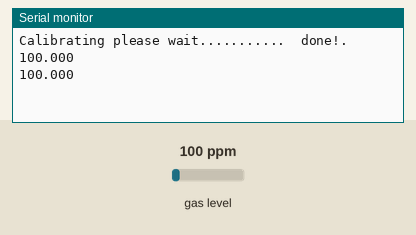
A sketch run on a simulated Arduino Uno, built with avr-gcc and run on an emulated ATmega328P. On the bench: the last lines printed to the serial monitor. Inputs (shaded band) come from the test bench; at power-on: gas level 100 ppm.

Above: at 1.8 s.
1.9 s: gas level set to 20 ppm
At 2.9 s:
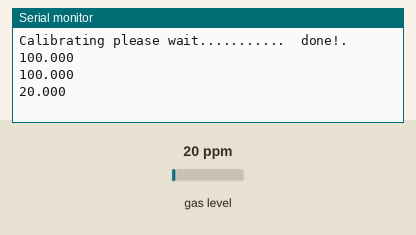
3.4 s: gas level set to 250 ppm
At 4.9 s:
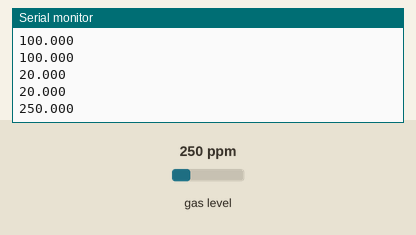
Timing chart, 0 to 6.4 s (numbered marks = the images above; inputs shaded):
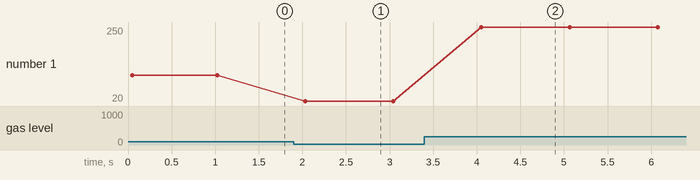

The sketch:

3B_41515004.ino
```cpp
#include <MQUnifiedsensor.h>
#include <SoftwareSerial.h>

#define         Board                   ("Arduino UNO")
#define         Pin                     (A0)  //Analog input 3 of your arduino

#define         Type                    ("MQ-3") //MQ3
#define         Voltage_Resolution      (5)
#define         ADC_Bit_Resolution      (10) // For arduino UNO/MEGA/NANO
#define         RatioMQ3CleanAir        (60) //RS / R0 = 60 ppm

//센서 선언
MQUnifiedsensor MQ3(Board, Voltage_Resolution, ADC_Bit_Resolution, Pin, Type);
SoftwareSerial HC06(2, 3);

void setup() {

  Serial.begin(9600); //Init serial port
  HC06.begin(9600);


  MQ3.setRegressionMethod(1);
  MQ3.setA(0.3934); MQ3.setB(-1.504);

  MQ3.init();

  Serial.print("Calibrating please wait.");
  float calcR0 = 0;
  for(int i = 1; i<=10; i ++)
  {
    MQ3.update();
    calcR0 += MQ3.calibrate(RatioMQ3CleanAir);
    Serial.print(".");
  }
  MQ3.setR0(calcR0/10);
  Serial.println("  done!.");

  if(isinf(calcR0)) {
    Serial.println("Warning: Conection issue founded, R0 is infite (Open circuit detected) please check your wiring and supply");
    while(1);}
  if(calcR0 == 0){
    Serial.println("Warning: Conection issue founded, R0 is zero (Analog pin with short circuit to ground) please check your wiring and supply");
    while(1);}

}

void loop() {
  MQ3.update();
  float sensor = MQ3.readSensor();
  HC06.println(sensor,3); //HC06 센서에 출력
  Serial.println(sensor,3);
  delay(1000); //Sampling frequency
}
```

Measured:
- after the input at 1.9 s, the serial monitor: prints a new line after 0.13 s (image 1)
- after the input at 3.4 s, the serial monitor: prints a new line after 0.65 s (image 2)
- plotted number 1: 100 → 20 after the input at 1.9 s, 20 → 250 after the input at 3.4 s
